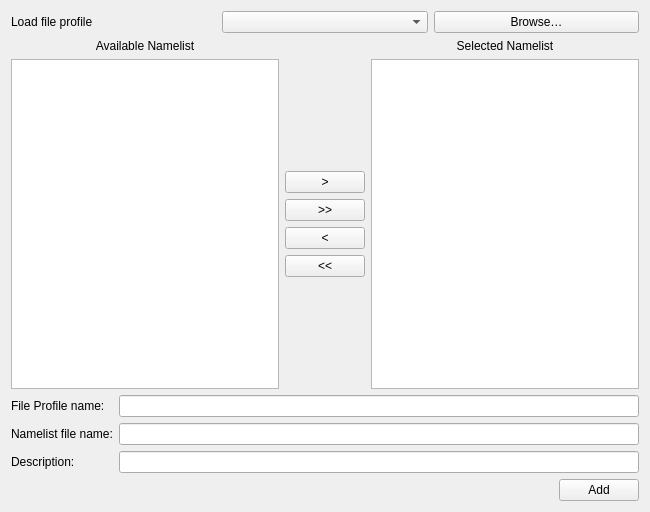
<?xml version="1.0" encoding="UTF-8"?>
<ui version="4.0">
 <class>FileProfileBuilder</class>
 <widget class="QWidget" name="FileProfileBuilder">
  <property name="geometry"><rect><x>0</x><y>0</y><width>650</width><height>512</height></rect></property>
  <property name="autoFillBackground"><bool>true</bool></property>
  <layout class="QVBoxLayout" name="rootLayout">
   <item><layout class="QHBoxLayout" name="sourceLayout">
    <item><widget class="QLabel" name="sourceLabel_loadProfile"><property name="text"><string>Load file profile</string></property></widget></item>
    <item><widget class="QComboBox" name="sourceComboBox_loadProfile"/></item>
    <item><widget class="QPushButton" name="browseButton_loadProfile"><property name="text"><string>Browse…</string></property></widget></item>
   </layout></item>
   <item><layout class="QGridLayout" name="schemasLayout">
    <item row="0" column="0"><widget class="QLabel" name="availableLabel"><property name="text"><string>Available Namelist</string></property><property name="alignment"><set>Qt::AlignCenter</set></property></widget></item>
    <item row="0" column="2"><widget class="QLabel" name="selectedLabel"><property name="text"><string>Selected Namelist</string></property><property name="alignment"><set>Qt::AlignCenter</set></property></widget></item>
    <item row="1" column="0"><widget class="QListWidget" name="availableSchemasList"/></item>
    <item row="1" column="1"><layout class="QVBoxLayout" name="transferLayout">
     <item><spacer name="upperSpacer"><property name="orientation"><enum>Qt::Vertical</enum></property><property name="sizeHint" stdset="0"><size><width>20</width><height>40</height></size></property></spacer></item>
     <item><widget class="QPushButton" name="addSchemaButton"><property name="text"><string>&gt;</string></property></widget></item>
     <item><widget class="QPushButton" name="addAllSchemasButton"><property name="text"><string>&gt;&gt;</string></property></widget></item>
     <item><widget class="QPushButton" name="removeSchemaButton"><property name="text"><string>&lt;</string></property></widget></item>
     <item><widget class="QPushButton" name="removeAllSchemasButton"><property name="text"><string>&lt;&lt;</string></property></widget></item>
     <item><spacer name="lowerSpacer"><property name="orientation"><enum>Qt::Vertical</enum></property><property name="sizeHint" stdset="0"><size><width>20</width><height>40</height></size></property></spacer></item>
    </layout></item>
    <item row="1" column="2"><widget class="QListWidget" name="selectedSchemasList"/></item>
   </layout></item>
   <item><layout class="QFormLayout" name="profileMetadataLayout">
    <item row="0" column="0"><widget class="QLabel" name="profileNameLabel"><property name="text"><string>File Profile name:</string></property></widget></item>
    <item row="0" column="1"><widget class="QLineEdit" name="profileNameEdit"/></item>
    <item row="1" column="0"><widget class="QLabel" name="defaultFileLabel"><property name="text"><string>Namelist file name:</string></property></widget></item>
    <item row="1" column="1"><widget class="QLineEdit" name="defaultFileEdit"/></item>
    <item row="2" column="0"><widget class="QLabel" name="fileDescriptionLabel"><property name="text"><string>Description:</string></property></widget></item>
    <item row="2" column="1"><widget class="QLineEdit" name="fileDescriptionEdit"/></item>
   </layout></item>
   <item><layout class="QHBoxLayout" name="addLayout">
    <item><spacer name="addSpacer"><property name="orientation"><enum>Qt::Horizontal</enum></property><property name="sizeHint" stdset="0"><size><width>40</width><height>20</height></size></property></spacer></item>
    <item><widget class="QPushButton" name="addButton"><property name="text"><string>Add</string></property></widget></item>
   </layout></item>
  </layout>
 </widget>
 <resources/>
 <connections/>
</ui>
